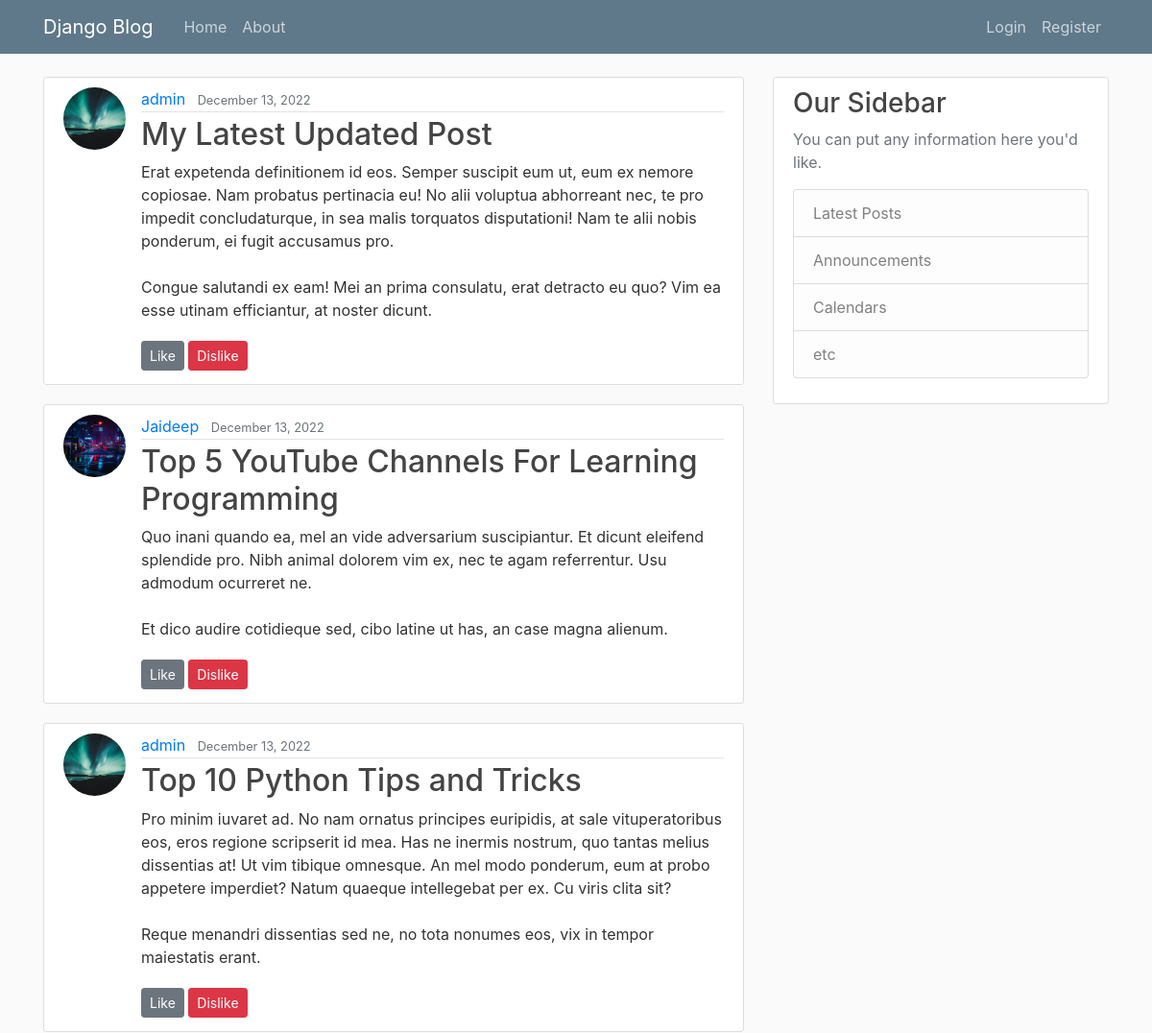
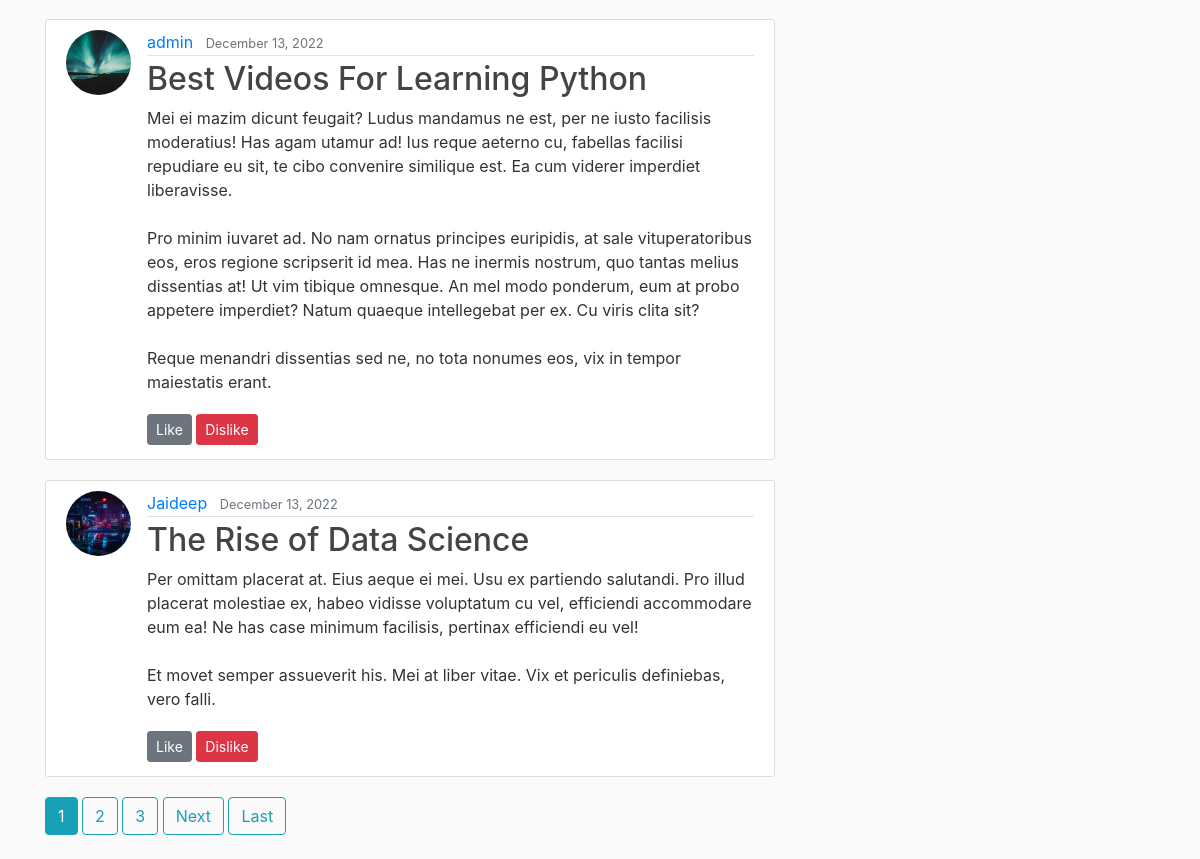
Before: / with the older database file (2 pictures, top to bottom).
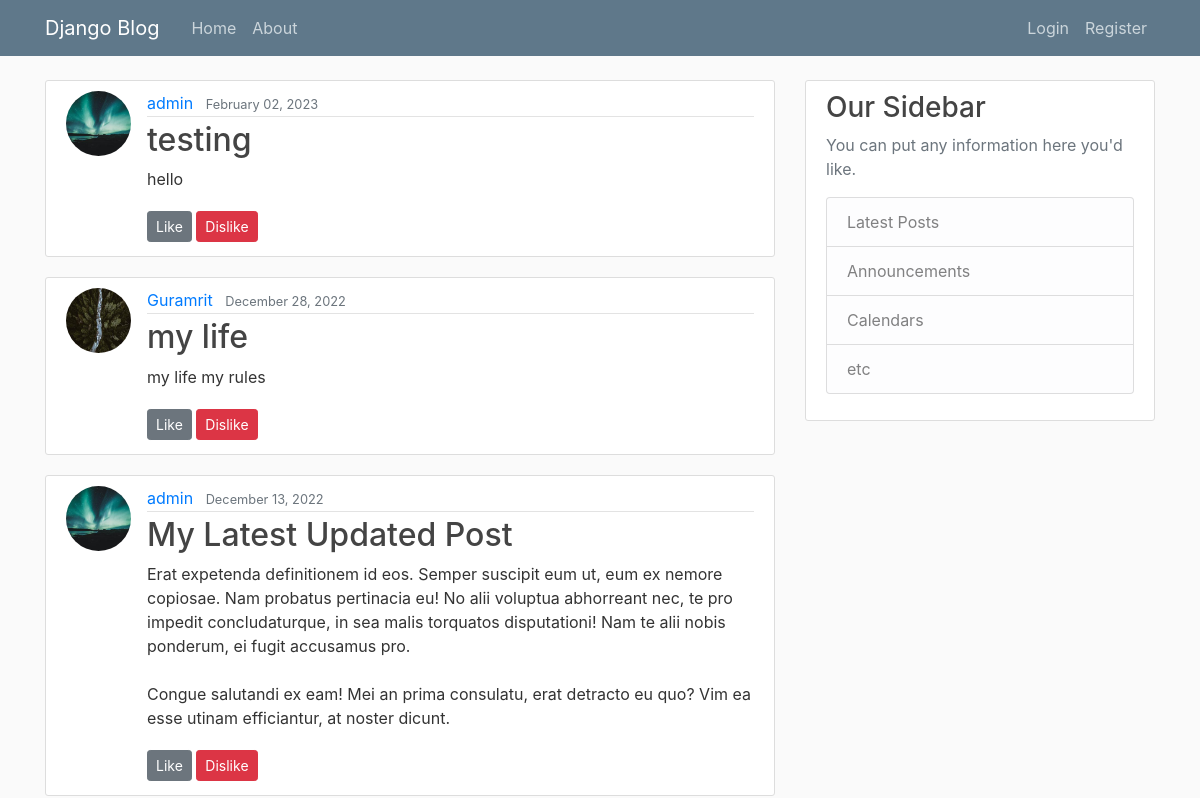
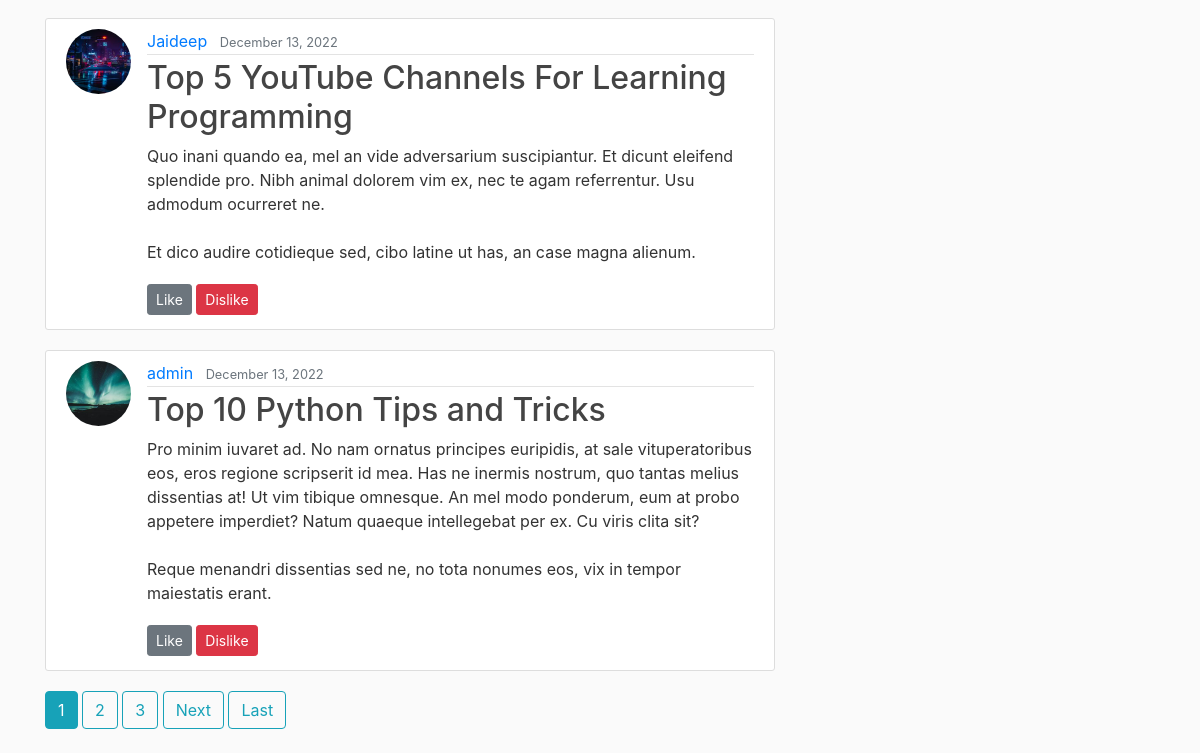
After: the same page with the newer database file (2 pictures, top to bottom).
### blog/models.py (models this page shows, shortened)
class Post(models.Model):
    title = models.CharField(max_length=100)
    content = models.TextField()
    date_posted = models.DateTimeField(default=timezone.now)
    author = models.ForeignKey(User, on_delete=models.CASCADE)

### users/models.py (models this page shows, shortened)
class Profile(models.Model):
    user = models.OneToOneField(User, on_delete=models.CASCADE)
    image = models.ImageField(default='default.jpg', upload_to='profile_pics')

### blog/views.py (the view)
# urls.py: path("", PostListView.as_view(), name='blog-home'),
class PostListView(ListView):
    model = Post
    template_name = 'blog/home.html' # <app>/<model>_<viewtype>.html
    context_object_name = 'posts'
    ordering = ['-date_posted']
    paginate_by = 5

### blog/templates/blog/home.html (shortened to what this page needs)
{% extends "blog/base.html" %}
{% block content %}
    {% for post in posts %}
        <article class="media content-section">
            <img class="rounded-circle article-img" src="{{ post.author.profile.image.url }}">
            <div class="media-body">
                <div class="article-metadata">
                    <a class="mr-2" href="{% url 'user-posts' post.author.username %}">{{ post.author }}</a>
                    <small class="text-muted">{{ post.date_posted|date:"F d, Y" }}</small>
                </div>
                <h2><a class="article-title" href="{% url 'post-detail' post.id %}">{{ post.title }}</a></h2>
                <p class="article-content">{{ post.content }}</p>
                <div>
                  <a class="btn btn-secondary btn-sm mt-1 mb-1" href="#">Like</a>
                  <a class="btn btn-danger btn-sm mt-1 mb-1" href="#">Dislike</a>
                </div>
            </div>
        </article>
    {% endfor %}
    {% if is_paginated %}
      {% for num in page_obj.paginator.page_range %}
        {% if page_obj.number == num %}
            <a class="btn btn-info mb-4" href="?page={{ num }}">{{ num }}</a>
        {% elif num > page_obj.number|add:'-3' and num < page_obj.number|add:'3' %}
            <a class="btn btn-outline-info mb-4" href="?page={{ num }}">{{ num }}</a>
        {% endif %}
      {% endfor %}
      {% if page_obj.has_next %}
        <a class="btn btn-outline-info mb-4" href="?page={{ page_obj.next_page_number }}">Next</a>
        <a class="btn btn-outline-info mb-4" href="?page={{ page_obj.paginator.num_pages }}">Last</a>
      {% endif %}
    {% endif %}
{% endblock content %}

### blog/templates/blog/base.html (shortened to what this page needs)
{% load static %}
<!DOCTYPE html>
<html>
    <head>
        <link rel="stylesheet" href="https://cdn.jsdelivr.net/npm/bootstrap@4.0.0/dist/css/bootstrap.min.css">
        <link rel="stylesheet" type="text/css" href="{% static 'blog/main.css' %}">
    </head>
    <body>
        <header class="site-header">
            <nav class="navbar navbar-expand-md navbar-dark bg-steel fixed-top">
              <div class="container">
                <a class="navbar-brand mr-4" href="{% url 'blog-home' %}">Django Blog</a>
                <div class="collapse navbar-collapse" id="navbarToggle">
                  <div class="navbar-nav mr-auto">
                    <a class="nav-item nav-link" href="{% url 'blog-home' %}">Home</a>
                    <a class="nav-item nav-link" href="{% url 'blog-about' %}">About</a>
                  </div>
                  <div class="navbar-nav">
                    {% if user.is_authenticated %}
                      <a class="nav-item nav-link" href="{% url 'post-create' %}">New Post</a>
                      <a class="nav-item nav-link" href="{% url 'profile' %}">Profile</a>
                      <a class="nav-item nav-link" href="{% url 'logout' %}">Logout</a>
                    {% else %}
                      <a class="nav-item nav-link" href="{% url 'login' %}">Login</a>
                      <a class="nav-item nav-link" href="{% url 'register' %}">Register</a>
                    {% endif %}
                  </div>
                </div>
              </div>
            </nav>
        </header>
        <main role="main" class="container">
            <div class="row">
              <div class="col-md-8">
                {% block content %}{% endblock %}
              </div>
              <div class="col-md-4">
                <div class="content-section">
                  <h3>Our Sidebar</h3>
                  <p class='text-muted'>You can put any information here you'd like.
                    <ul class="list-group">
                      <li class="list-group-item list-group-item-light">Latest Posts</li>
                      <li class="list-group-item list-group-item-light">Announcements</li>
                      <li class="list-group-item list-group-item-light">Calendars</li>
                      <li class="list-group-item list-group-item-light">etc</li>
                    </ul>
                  </p>
                </div>
              </div>
            </div>
        </main>
    </body>
</html>

### static/blog/main.css (style rules this page uses)
body { background: #fafafa; color: #333333; margin-top: 5rem; }
h1, h2, h3, h4, h5, h6 { color: #444444; }
ul { margin: 0; }
.bg-steel { background-color: #5f788a; }
.site-header .navbar-nav .nav-link { color: #cbd5db; }
.content-section { background: #ffffff; padding: 10px 20px; border: 1px solid #dddddd; border-radius: 3px; margin-bottom: 20px; }
.article-title { color: #444444; }
.article-content { white-space: pre-line; }
.article-img { height: 65px; width: 65px; margin-right: 16px; }
.article-metadata { padding-bottom: 1px; margin-bottom: 4px; border-bottom: 1px solid #e3e3e3 }

Changed rows visible on the page:
no longer on this page (row unchanged): Post: author.profile.image (picture), author "admin", date_posted "December 13, 2022", title "Best Videos For Learning Python", content "Mei ei mazim dicunt feugait? Ludus mandamus ne est, per ne iusto facilisis moderatius! Has agam utamur ad! Ius reque aeterno cu, fabellas facilisi repudiare eu sit, te cibo convenire similique est. Ea cum viderer imperdiet liberavisse. Pro minim iuvaret ad. No nam ornatus principes euripidis, at sale vituperatoribus eos, eros regione scripserit id mea. Has ne inermis nostrum, quo tantas melius dissentias at! Ut vim tibique omnesque. An mel modo ponderum, eum at probo appetere imperdiet? Natum quaeque intellegebat per ex. Cu viris clita sit? Reque menandri dissentias sed ne, no tota nonumes eos, vix in tempor maiestatis erant."
no longer on this page (row unchanged): Post: author.profile.image (picture), author "Jaideep", date_posted "December 13, 2022", title "The Rise of Data Science", content "Per omittam placerat at. Eius aeque ei mei. Usu ex partiendo salutandi. Pro illud placerat molestiae ex, habeo vidisse voluptatum cu vel, efficiendi accommodare eum ea! Ne has case minimum facilisis, pertinax efficiendi eu vel! Et movet semper assueverit his. Mei at liber vitae. Vix et periculis definiebas, vero falli."
added Post: author.profile.image (picture), author "admin", date_posted "February 02, 2023", title "testing", content "hello"
added Post: author.profile.image (placeholder picture), author "Guramrit", date_posted "December 28, 2022", title "my life", content "my life my rules"
